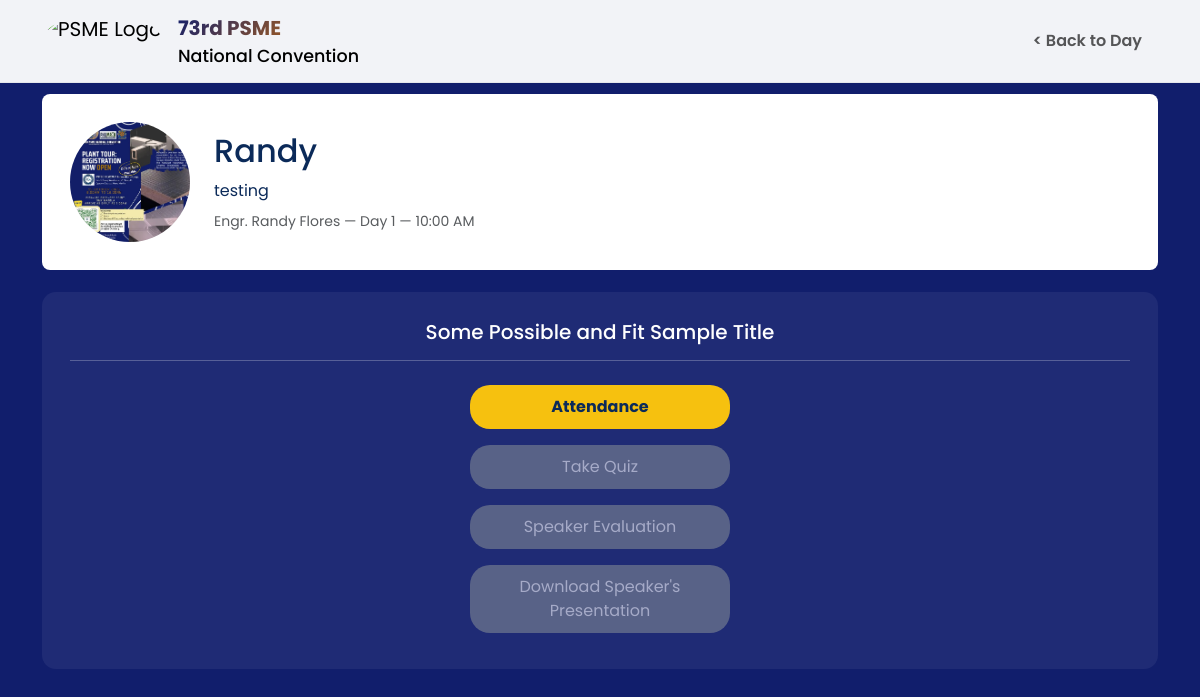
Screenshot of /dashboard/speaker_form.php?id=1 with the database file from the repository.
### tables this page shows
CREATE TABLE `speakers` (
  `id` int(11) NOT NULL,
  `room_id` int(11) DEFAULT NULL,
  `name` varchar(255) NOT NULL,
  `title` varchar(255) DEFAULT NULL,
  `bio` text DEFAULT NULL,
  `start_time` time DEFAULT NULL,
  `end_time` time DEFAULT NULL,
  `photo` varchar(255) DEFAULT NULL,
  `photo_url` varchar(255) DEFAULT NULL,
  `presentation_url` varchar(255) DEFAULT NULL,
  `created_at` datetime NOT NULL DEFAULT current_timestamp()
);

CREATE TABLE `function_rooms` (
  `id` int(11) NOT NULL,
  `day_id` int(11) DEFAULT NULL,
  `name` varchar(150) NOT NULL,
  `label` varchar(150) DEFAULT NULL,
  `room_number` varchar(50) NOT NULL,
  `day_number` int(10) UNSIGNED NOT NULL DEFAULT 1,
  `day_date` date DEFAULT NULL,
  `description` text DEFAULT NULL,
  `location` varchar(150) DEFAULT NULL,
  `capacity` int(11) DEFAULT NULL,
  `is_active` tinyint(1) NOT NULL DEFAULT 1,
  `created_at` datetime NOT NULL DEFAULT current_timestamp()
);

CREATE TABLE `function_room_days` (
  `id` int(11) NOT NULL,
  `day_date` date NOT NULL,
  `room_id` int(11) DEFAULT NULL,
  `day` date NOT NULL,
  `enabled` tinyint(1) NOT NULL DEFAULT 1,
  `start_time` time DEFAULT NULL,
  `end_time` time DEFAULT NULL,
  `label` varchar(150) NOT NULL DEFAULT 'Day',
  `is_enabled` tinyint(1) NOT NULL DEFAULT 1
);

### dashboard/speaker_form.php (the view, shortened to what this page needs)
<?php
require_once __DIR__ . '/../db.php';
if (isset($conn) && $conn instanceof mysqli) { $db = $conn; }
elseif (isset($mysqli) && $mysqli instanceof mysqli) { $db = $mysqli; }
else { http_response_code(500); exit('DB unavailable'); }
if (!function_exists('e')) {
    function e($s){ return htmlspecialchars((string)$s, ENT_QUOTES | ENT_SUBSTITUTE, 'UTF-8'); }
}
if (!function_exists('asset_url')) {
    function asset_url($path) {
        $path = (string)$path;
        $base = rtrim(dirname(dirname($_SERVER['SCRIPT_NAME'] ?? '')), '/\\');
        if ($base === '' || $base === '.') $base = '';
        return $base . '/' . ltrim($path, '/');
    }
}
$speakerId = isset($_GET['id']) ? (int)$_GET['id'] : 0;
$stmt = $db->prepare("
  SELECT s.*, fr.name AS room_name, fr.id AS room_id, fr.day_number, fd.label AS day_label
  FROM speakers s
  LEFT JOIN function_rooms fr ON fr.id = s.room_id
  LEFT JOIN function_room_days fd ON fd.id = fr.day_id
  WHERE s.id = ? LIMIT 1
");
$stmt->bind_param('i',$speakerId);
$stmt->execute();
$s = $stmt->get_result()->fetch_assoc();
$photoUrl = '';
if (!empty($s['photo_url'])) {
    $photoUrl = asset_url($s['photo_url']);
}
$quizId = 0; $hasQuiz = false; $hasSubmitted = false;
if ($st = $db->prepare("SELECT id FROM quizzes WHERE speaker_id = ? LIMIT 1")) {
    $st->bind_param('i', $speakerId);
    $st->execute();
    $st->bind_result($quizId);
    if ($st->fetch()) { $hasQuiz = true; }
}
$presentationUrl = !empty($s['presentation_url']) ? asset_url($s['presentation_url']) : '';
$evaluationUrl = "evaluation.php?speaker_id=" . (int)$speakerId;
$hasPresentation = !empty($presentationUrl);
$hasAttendance = false;
$hasEvaluation = false;
$quizLocked = (!$hasAttendance) || $hasSubmitted || !$hasQuiz;
$evalLocked = (!$hasSubmitted) || $hasEvaluation;
$presLocked = (!$hasEvaluation) || (!$hasPresentation);
function fmt_time($t){ if (!$t) return ''; $dt=@date_create($t); return $dt?date_format($dt,'g:i A'):htmlspecialchars((string)$t,ENT_QUOTES|ENT_SUBSTITUTE,'UTF-8'); }
?>
<!doctype html>
<html>
<head>
<link href="https://cdn.jsdelivr.net/npm/bootstrap@5.3.2/dist/css/bootstrap.min.css" rel="stylesheet">
</head>
<body>
  <nav class="navbar navbar-expand-lg navbar-light shadow-custom fixed-top">
    <div class="container">
      <a class="navbar-brand d-flex align-items-center" href="dashboard.php">
        <img src="../image/natcon.jpg" alt="PSME Logo" class="me-3 rounded-circle" style="height: 55px;">
        <div>
          <span class="fs-5 fw-bold d-block">73rd PSME</span>
          <small class="d-none d-md-block fw-medium">National Convention</small>
        </div>
      </a>
      <div class="collapse navbar-collapse" id="navbarNav">
        <ul class="navbar-nav ms-auto align-items-center">
          <li class="nav-item">
            <a class="nav-link fw-semibold d-md-block px-3" href="day.php?day=<?= urlencode((string)$s['day_number']?:'1') ?>">&lt; Back to Day</a></div>
      </div>
  </nav>
<div class="container py-4">
  <div class="hero">
    <div class="avatar">
      <?php if (!empty($photoUrl)): ?>
        <img src="<?= e($photoUrl) ?>" alt="">
      <?php else: ?>
        <svg width="120" height="120" viewBox="0 0 24 24"><rect width="24" height="24" rx="4" fill="#e9ecef"/><path d="M12 12a3 3 0 100-6 3 3 0 000 6z" fill="#adb5bd"/></svg>
      <?php endif; ?>
    </div>
    <div style="flex:1">
      <h2><?= e($s['name']) ?></h2>
      <p class="mb-0"><?= e($s['title']) ?></p>
      <div class="mt-2 small text-muted"><?= e($s['room_name']?:'Function Room') ?> — <?= e($s['day_label']?:('Day '.((int)$s['day_number']))) ?> — <?= fmt_time($s['start_time']) ?></div>
    </div>
  </div>
  <div class="panel">
    <h5 style="color:#fff;margin-bottom:14px">Some Possible and Fit Sample Title</h5>
    <hr>
    <div class="actions d-flex flex-column align-items-center">
      <?php if (!$hasAttendance): ?>
        <button id="btnAttendance" class="btn btn-yellow">Attendance</button>
      <?php else: ?>
        <button class="btn btn-ready btn-locked" type="button" disabled>Attendance Completed</button>
      <?php endif; ?>
      <a id="btnQuiz"
         class="btn <?= $quizLocked ? 'btn-gray btn-locked' : 'btn-warning' ?>"
         href="<?= $quizLocked ? '#' : ('quiz.php?speaker_id=' . (int)$speakerId) ?>"
         <?= $quizLocked ? 'data-locked="1" aria-disabled="true" tabindex="-1" role="button"' : '' ?>>
         <?= $hasQuiz ? ($hasSubmitted ? 'Quiz Completed' : 'Take Quiz') : 'Quiz Unavailable' ?>
      </a>
      <a id="btnEvaluation"
         class="btn <?= $evalLocked ? 'btn-gray btn-locked' : 'btn-ready' ?>"
         href="<?= $evalLocked ? '#' : e($evaluationUrl) ?>"
         <?= $evalLocked ? 'data-locked="1" aria-disabled="true" tabindex="-1" role="button"' : '' ?>>
         <?= $hasEvaluation ? 'Evaluation Completed' : 'Speaker Evaluation' ?>
      </a>
      <a id="btnPresentation"
         class="btn <?= $presLocked ? 'btn-gray btn-locked' : 'btn-ready' ?>"
         href="<?= $presLocked ? '#' : e($presentationUrl) ?>"
         <?= $presLocked ? 'data-locked="1" aria-disabled="true" tabindex="-1" role="button"' : 'target="_blank" rel="noopener"' ?>>
         Download Speaker's Presentation
      </a>
    </div>
  </div>
</div>
<div class="position-fixed top-0 end-0 p-3" style="z-index:1080">
</div>
</body>
</html>

### dashboard/speaker_form.php (style rules this page uses)
:root { --primary-color: #111e6c; --primary-dark: #1116ec; --primary-light: #dbeafe; --secondary-color: #e27900ff; --secondary-dark: #ce6e00ff; --success-color: #10b981; --dark-color: #111e6c; --light-gray: #f8fafc; --border-color: #e5e7eb; }
* { font-family: 'Poppins', sans-serif; }
.navbar { backdrop-filter: blur(20px); background: rgba(255, 255, 255, 0.95) !important; border-bottom: 1px solid var(--border-color); }
.navbar-brand span { background: linear-gradient(135deg, var(--primary-color), var(--secondary-color)); -webkit-background-clip: text; -webkit-text-fill-color: transparent; background-clip: text; }
body { background: var(--primary-color); color:#fff; padding-top: 70px; }
.hero { background:#fff;color:#0b2a59;border-radius:8px;padding:28px;display:flex;gap:24px;align-items:center;margin-bottom:22px }
.avatar { width:120px;height:120px;border-radius:999px;overflow:hidden;background:#f1f3f5;display:flex;align-items:center;justify-content:center }
.avatar img { width:100%;height:100%;object-fit:cover }
.panel { background:rgba(255,255,255,0.06);padding:28px;border-radius:14px;text-align:center }
.btn-yellow { background:#f6c10f;border:none;color:#0b2a59;font-weight:700 }
.btn-gray { background:#7f8793;border:none;color:#fff }
.actions .btn { width:260px;margin:8px auto;border-radius:20px;padding:10px 18px }
.btn-locked { opacity:.6; cursor:not-allowed; pointer-events:none; }

### rows the page displays
speakers: photo_url (picture), name "Randy", title "testing", room.name "Engr. Randy Flores", function_room_days.label "Day 1", start_time "10:00 AM"
